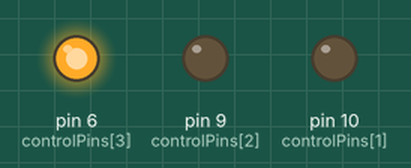
A sketch run on a simulated Arduino Uno, built with avr-gcc and run on an emulated ATmega328P. On the bench: output pins drawn as LEDs (lit = HIGH). Random numbers use the default seed unless the sketch sets one; pins used as bus, display or sensor lines are not drawn.

Above: at 2.15 s.
Timing chart, 0 to 5.9 s (numbered marks = the images above):
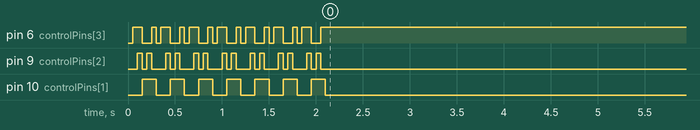

The sketch:

ZM1001-Ornament.ino
```cpp
#include <Entropy.h>

// ********* BEGIN USER CONFIG AREA **********

#define NR_CONTROL_PINS 4
#define NR_SYMBOLS 6

#define INTER_SYMBOL_TIME 0
#define SYMBOL_ON_TIME 15000
#define OFF_TIME 25000

int controlPins[NR_CONTROL_PINS] = {7,10,9,6}; // DCBA // MSB first

byte symbol[NR_SYMBOLS][NR_CONTROL_PINS] = {
  {0,0,0,0}, // tilde
  {0,0,0,1}, // +
  {0,0,1,1}, // -
  {0,1,0,0}, // Z
  {0,1,1,0}, // Y
  {0,1,0,1}  // X
};

void setup(){

  uint32_t seed_value;
  Entropy.initialize();
  seed_value = Entropy.random();
  randomSeed(seed_value);

  for(int i=0; i < NR_CONTROL_PINS; i++) {
    pinMode( controlPins[i], OUTPUT );
  }

  dePoison(7, 50, 0);

  //allOFF();

} // END SETUP


void dePoison(int rounds, int dpdelay, int dir) {

  allOFF();

  for(int k=0; k<rounds; k=k+1){
    if (dir == 0) {
      for (int j=0; j<NR_SYMBOLS; j=j+1) {  // this for loop goes through all symbols
        for(int i=0;i<NR_CONTROL_PINS; i++){ // this for loop outputs the symbol
          digitalWrite(controlPins[i], symbol[j][i]);
        }
        delay(dpdelay);
      }
    } else {
      for (int j=NR_SYMBOLS; j>0; j=j-1) {  // this for loop goes through all symbols
        for(int i=0;i<NR_CONTROL_PINS; i++){ // this for loop outputs the symbol
          digitalWrite(controlPins[i], symbol[j-1][i]);
        }
        delay(dpdelay);
      }

    }
  }

  //allOFF();

}


// send an invalid combination to the BCD decoder
// so that all lines go high and nothing is shown
// better replaced with a TBD anodeOFF() function
// that needs a HW mod as well
void allOFF(){
  for(int i=0;i<NR_CONTROL_PINS; i++){
    digitalWrite(controlPins[i],1);
  }
}


void loop(){

  int dir;
  static int mode = 0;  // modes; 0 = fade in, 1 = keep, 2 = fade out, 3 = off
  static unsigned int sym;

  switch (mode) {
    case 0:
      sym = random(0, NR_SYMBOLS); // randomize new symbol
//      for (int fadein=200; fadein>0; fadein=fadein-1) {
//        analogWrite(controlPins[0], fadein);
//        delay(10);
//      }
//      analogWrite(controlPins[0], 0);
      mode = 1;
      break;
    case 1:
      for(int ii=0;ii<NR_CONTROL_PINS; ii++){ // this for loop outputs the symbol
        digitalWrite(controlPins[ii], symbol[sym][ii]);
      }
      delay(SYMBOL_ON_TIME);
      mode = 2;
      break;
    case 2:
//      for (int fadeout=50; fadeout<256; fadeout=fadeout+1) {
//        analogWrite(controlPins[0], fadeout);
//        delay(10);
//      }
//      analogWrite(controlPins[0], 255);
      mode = 3;
      break;
    case 3:


      mode = random(1, 10); // dirty reuse of a variable
      sym = random(20,300); // dirty reuse of a variable, 2nd time
      dir = random(0,2); // looping direction
      dePoison(mode, sym, dir); // do a light show before next digit

      // taking a break from time to time
      if (sym > 200) {
        allOFF();
        delay(OFF_TIME);
        dePoison(mode, sym, 0);
      }
      delay(INTER_SYMBOL_TIME);

      mode = 0; // go into fade-in
      break;
  }

  allOFF();

}
```

Measured:
- by itself, pin 10 (controlPins[1]): goes 6 × (LOW 0.15 s, HIGH 0.15 s), LOW 15.8 s, 5 × (HIGH 0.83 s, LOW 0.83 s), then HIGH
